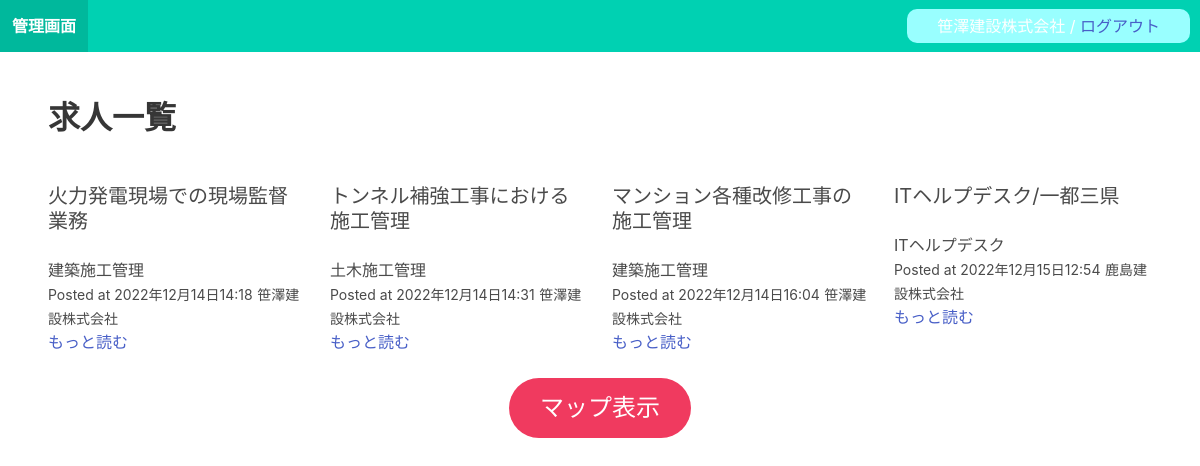
Screenshot of /provider/ (signed in) with the database file from the repository.
### camos_app/models.py (models this page shows)
class Post(models.Model):
    title = models.CharField(max_length=255)
    slug = models.SlugField()
    job = models.CharField(max_length=255)
    qualification = models.CharField(max_length=255)
    location = models.CharField(max_length=255)
    price = models.IntegerField()
    body = models.TextField()
    agent = models.CharField(max_length=255)
    data_added = models.DateTimeField(auto_now_add=True)
    create_user = models.ForeignKey(get_user_model(),on_delete=models.CASCADE)

### camos_app/views.py (the view)
# urls.py: path('provider/', provider_frontpage, name="provider_frontpage"),
@login_required(login_url='providerlogin/')
def provider_frontpage(request):
    posts = Post.objects.all()
    return render(request, "provider_frontpage.html", {"posts": posts})

### templates/provider_frontpage.html (shortened to what this page needs)
{% extends "provider_base.html" %}
{% block content %}
<h1 class="title">求人一覧</h1>
<br>
<div class="columns is-multiline">
    {% for post in posts %}
    <div class="column is-centered is-one-quarter">
        <h2 class="subtitle">{{post.title}}</h2>
        <p>{{post.job}}</p>
        <small>Posted at {{post.data_added}}</small>
        <small>{{post.create_user}}</small>
        <br>
        <a href="{% url 'post_detail' post.slug %}">もっと読む</a>
    </div>
    {% endfor %}
</div>
<div class="has-text-centered">
    <form action="{% url 'provider_map' %}" method="post">
        <button class="button is-danger is-rounded is-large is-hovered">マップ表示</button>
    </form>
</div>
{% endblock %}

### templates/provider_base.html (shortened to what this page needs)
<!DOCTYPE html>
<html lang="ja">
<head>
    <link rel="stylesheet" href="https://cdn.jsdelivr.net/npm/bulma@0.9.4/css/bulma.min.css">
</head>
<body>
    <nav class="navbar is-primary" style="display: flex; justify-content:space-between; align-items: center;">
            <div class="navbar-brand">
            <a href="{% url 'provider_frontpage' %}" class="navbar-item">
                <strong>管理画面</strong>
            </a>
            </div>
            <div style="margin-right: 10px; padding: 5px 30px; background-color: #99FFFF; border-radius: 10px;">
                {% if request.user.is_authenticated %}
                <div style="color: white;">{{request.user}} / <a href="{% url 'logout' %}">ログアウト</a></div>
                {% else %}
                <a href="{% url 'clientlogin' %}">ログイン</a>
                {% endif %}
            </div>
    </nav>
    <section class="section">
        <div>{% block content %} {% endblock %}</div>
    </section>
</body>
</html>

### rows the page displays
Post: title "火力発電現場での現場監督業務", job "建築施工管理", data_added "2022年12月14日14:18", create_user "笹澤建設株式会社"
Post: title "トンネル補強工事における施工管理", job "土木施工管理", data_added "2022年12月14日14:31", create_user "笹澤建設株式会社"
Post: title "マンション各種改修工事の施工管理", job "建築施工管理", data_added "2022年12月14日16:04", create_user "笹澤建設株式会社"
Post: title "ITヘルプデスク/一都三県", job "ITヘルプデスク", data_added "2022年12月15日12:54", create_user "鹿島建設株式会社"

### other values shown
{{ request.user }} "笹澤建設株式会社"
